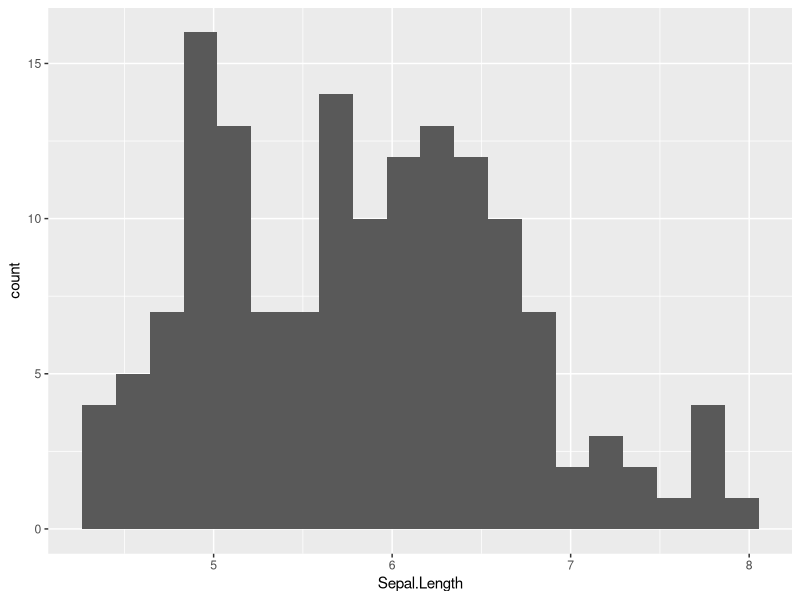
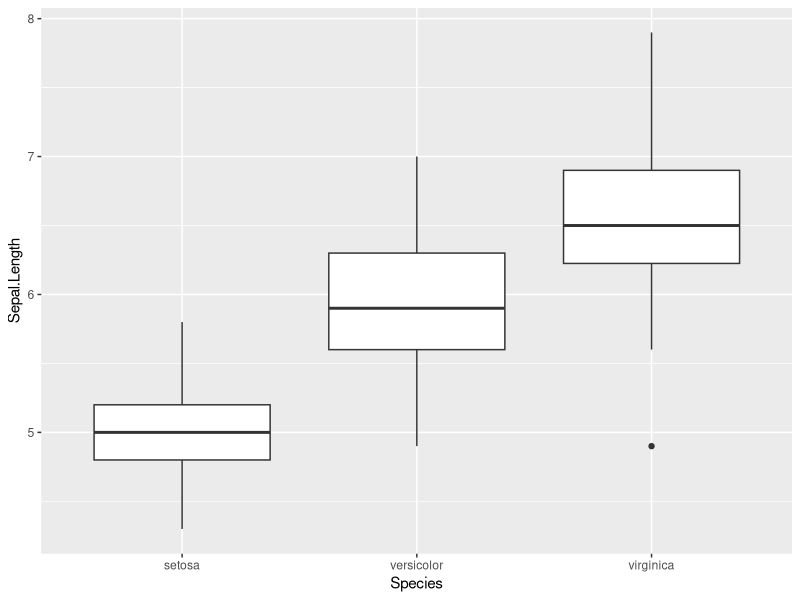
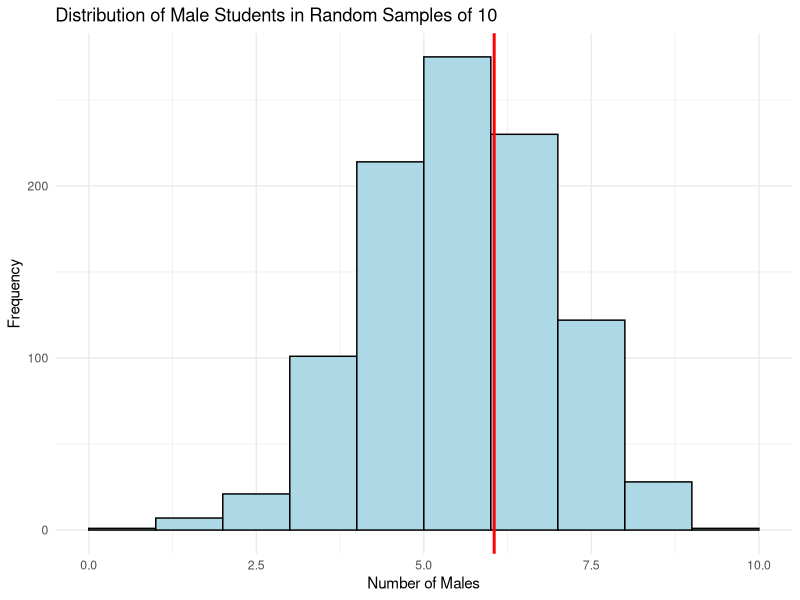
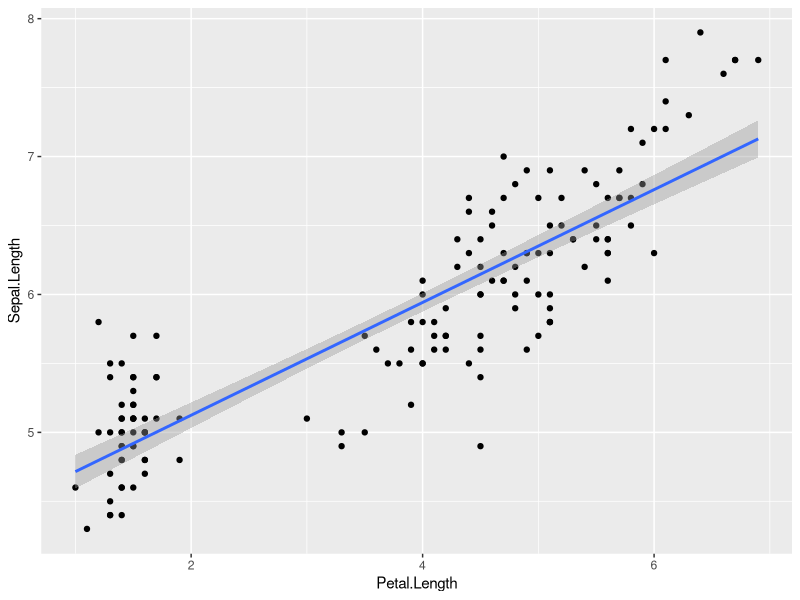
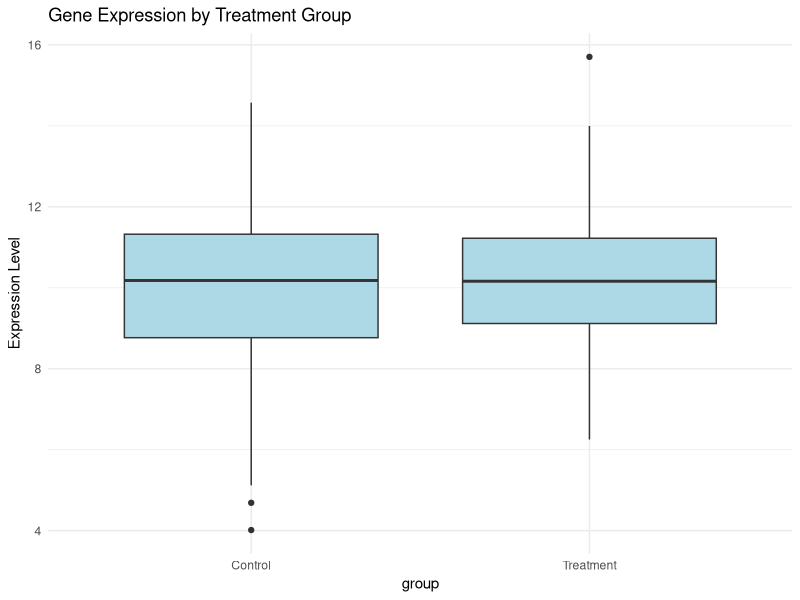

Generate these figures, in order, with R:
## ---- chunk 1

mean(iris$Sepal.Length)
median(iris$Sepal.Length)
sd(iris$Sepal.Length)
range(iris$Sepal.Length)

## ---- chunk 2
library(dplyr)

iris %>%
group_by(Species) %>%
summarise(
mean_sepal = mean(Sepal.Length),
sd_sepal = sd(Sepal.Length)
)

## ---- chunk 3
library(ggplot2)

ggplot(iris, aes(x = Sepal.Length)) +
geom_histogram(bins = 20)

## ---- chunk 4
ggplot(iris, aes(x = Species, y = Sepal.Length)) +
geom_boxplot()

## ---- chunk 5
set.seed(123)

# Simulate the population of 50 students (M = male, F = female)

students <- sample(c("M", "F"), size = 50, replace = TRUE)
table(students)

# Notice that the number of males and females in your sample can vary just by chance.

## ---- chunk 6

set.seed(123)
sample_gender_counts <- replicate(1000, {
sample10 <- sample(students, 10)
sum(sample10 == "M")  # count number of males in each sample
})

# Visualize

library(ggplot2)

ggplot(data.frame(male_count = sample_gender_counts),
       aes(x = male_count)) +
  geom_histogram(
    breaks = 0:10,
    fill = "lightblue",
    color = "black"
  ) +
  geom_vline(
    xintercept = mean(sample_gender_counts),
    color = "red",
    linewidth = 1
  ) +
  labs(
    title = "Distribution of Male Students in Random Samples of 10",
    x = "Number of Males",
    y = "Frequency"
  ) +
  theme_minimal()

## ---- chunk 7
prop.test(sum(students == "M"),
length(students),
p = 0.5)

# The test output includes a p-value, which helps us assess whether the observed proportion is consistent with the assumed population proportion.
## ---- chunk 8

t.test(iris$Sepal.Length, mu = 5)

## ---- chunk 9

t.test(
Sepal.Length ~ Species,
data = subset(iris, Species %in% c("setosa", "versicolor"))
)

## ---- chunk 10

wilcox.test(
  Sepal.Length ~ Species,
  data = subset(iris, Species %in% c("setosa", "versicolor"))
)

## ---- chunk 11
anova_model <- aov(Sepal.Length ~ Species, data = iris)
summary(anova_model)

## ---- chunk 12

cor(iris$Sepal.Length, iris$Petal.Length)

## ---- chunk 13
lm_model <- lm(Sepal.Length ~ Petal.Length, data = iris)
summary(lm_model)

## ---- chunk 14
ggplot(iris, aes(x = Petal.Length, y = Sepal.Length)) +
  geom_point() +
  geom_smooth(method = "lm", se = TRUE)

## ---- chunk 15
set.seed(42)

n <- 100

control <- rnorm(n, mean = 10, sd = 2)
treatment <- rnorm(n, mean = 10.3, sd = 2)  # small increase

data <- data.frame(
  expression = c(control, treatment),
  group = rep(c("Control", "Treatment"), each = n)
)

# Descriptive Statistics

data %>%
  group_by(group) %>%
  summarise(
    mean_expression = mean(expression),
    sd_expression = sd(expression)
  )

# Interpretation:
# 
# - Treatment has a slightly higher mean expression
# 
# - The difference looks small relative to variability

# Visual Comparison
library(ggplot2)

ggplot(data, aes(x = group, y = expression)) +
  geom_boxplot(fill = "lightblue") +
  labs(
    title = "Gene Expression by Treatment Group",
    y = "Expression Level"
  ) +
  theme_minimal()

# Inferential Statistics: Two-Sample t-test

test <- t.test(expression ~ group, data = data)
test

# What question is the test answering?
# 
# Is the observed difference in mean expression between Control and Treatment larger than what we’d expect by random chance?

# Test statistic (this is the key number)
# t = -0.21754
# 
# The t-statistic measures:
# 
# How far apart the two group means are
# relative to the variability in the data
# In plain words:
# Difference between means ÷ random noise

# Signal = difference between means
# Noise = variability within groups

# signal << noise  →  t ≈ 0  →  large p-value

# Large |t| → strong evidence of a real difference
# 
# Small |t| → difference is tiny compared to variation
# Here:
# 
# t = -0.22 → very close to zero
# 
# Means are almost the same compared to variability
# 
# (The negative sign just tells you direction, not importance.)
# 
# What does this mean?
# 
# If there were no real difference between groups,
# there is an 82.8% chance of observing a difference at least this large just by random sampling.
# 
# ️ That is very high
# ️ So the observed difference is not unusual at all
# 
# Conclusion: No statistical evidence of a difference.
# 
# Confidence interval
# 95 percent confidence interval:
#  -0.6039960  0.4839901

# This interval represents:
# 
# Plausible values for the true difference in means
# (Control − Treatment)
# Key observation:
# 
# The interval includes 0
# 
# ️ Zero difference is completely plausible
#  Supports the non-significant p-value

test$conf.int

# Interpretation
# We are 95% confident the true mean difference lies in this interval
# The interval does include zero, so the difference is statistically in-significant

# Effect Size (Cohen’s d)

mean_diff <- mean(treatment) - mean(control)
pooled_sd <- sqrt((sd(control)^2 + sd(treatment)^2) / 2)

cohens_d <- mean_diff / pooled_sd
cohens_d


## ---- chunk 16
set.seed(123)

# Simulated data
x <- rnorm(100)
y <- 2 * x + rnorm(100)

# Train-test split
train_id <- sample(seq_along(x), 70)

x_train <- x[train_id]
y_train <- y[train_id]
x_test  <- x[-train_id]
y_test  <- y[-train_id]

# Fit model on training data
model <- lm(y_train ~ x_train)

# Predict on new data
predictions <- predict(model,
                       newdata = data.frame(x_train = x_test))

head(predictions)

## ---- chunk 17

mean((predictions - y_test)^2)

## ---- chunk 18

### Simulated High-Dimensional Dataset

# We simulate a gene expression–like dataset:
# 
# - 60 samples
# - 100 features (genes)
# - Binary outcome (Disease vs Healthy)

set.seed(123)

library(caret)

n_samples  <- 60
n_features <- 100

# Feature matrix
X <- matrix(rnorm(n_samples * n_features),
            nrow = n_samples,
            ncol = n_features)

# Outcome variable
y <- factor(rep(c("Healthy", "Disease"),
                each = n_samples / 2))

# Introduce signal in a few genes
X[y == "Disease", 1:5] <- X[y == "Disease", 1:5] + 1

data_ml <- data.frame(Class = y, X)

dim(data_ml)
table(data_ml$Class)

# train test(validation) split

set.seed(123)

train_index <- createDataPartition(data_ml$Class,
                                   p = 0.7,
                                   list = FALSE)

train_data <- data_ml[train_index, ]
test_data  <- data_ml[-train_index, ]

# Model Training with caret
# We train a logistic regression classifier.

ctrl <- trainControl(
  method = "cv",
  number = 5
)

model_caret <- train(
  Class ~ .,
  data = train_data,
  method = "glm", # rf, svm, gbm, xgboost
  family = "binomial",
  trControl = ctrl,
  metric = "Accuracy"
)

model_caret

pred_class <- predict(model_caret, newdata = test_data)

confusionMatrix(pred_class, test_data$Class)
